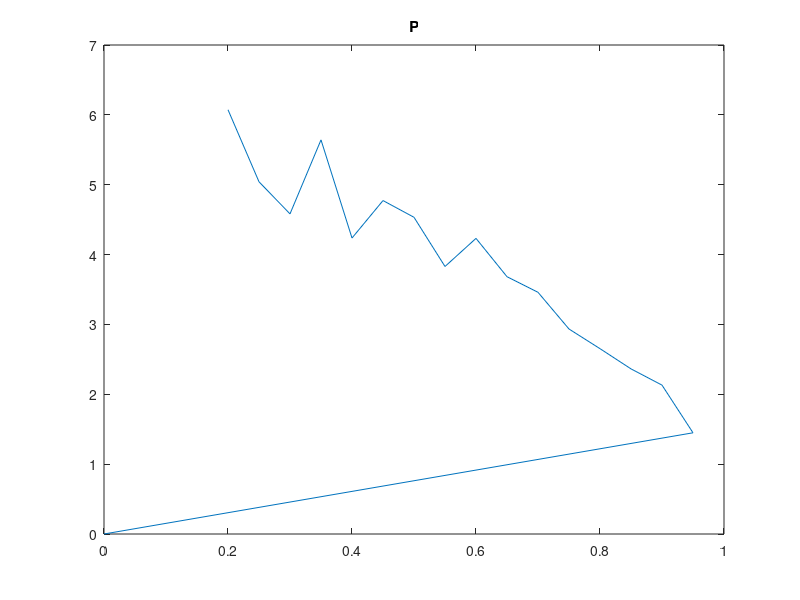

This chart was generated by the following MATLAB code:
%% Don't touch this, these are the columns of 'results' where the parameter values are stored
pIndex = 1;
mutIndex = 2;
mutRecIndex = 3;
nIndex = 4;
npIndex = 5;
ncIndex = 6;
itIndex = 7;
timeIndex = 8;

P = 0.5;
mut = 0.1;
N = 24;
NP = 12;
NC = 24;

%% Uncomment the sweep you want to plot

%% P sweep
load('Psweep.mat');
figure;
P_axis = results(:, pIndex);
P_time = results(:, timeIndex);
plot(P_axis,P_time);
title('P');

%% mut sweep
% load('Mutsweep.mat');
% figure;
% mut_axis = results(:, mutIndex);
% mut_it = results(:, itIndex);
% plot(mut_axis,mut_it);
% title('mutation');

%% mutRec sweep
% load('MutRecsweep.mat');
% figure;
% mut_axis = results(:, mutRecIndex);
% mut_it = results(:, itIndex);
% plot(mut_axis,mut_it);
% title('mutation');

%% NC sweep
% load('NCsweep.mat');
% figure;
% NC_axis = results(:, ncIndex)
% NC_time = results(:, timeIndex)
% plot(NC_axis,NC_time);
% title('NC');

%% NP sweep
% load('NPsweep.mat');
% figure;
% NP_axis = results(:, npIndex);
% NP_time = results(:, timeIndex);
% plot(NP_axis,NP_time);
% title('NP');




